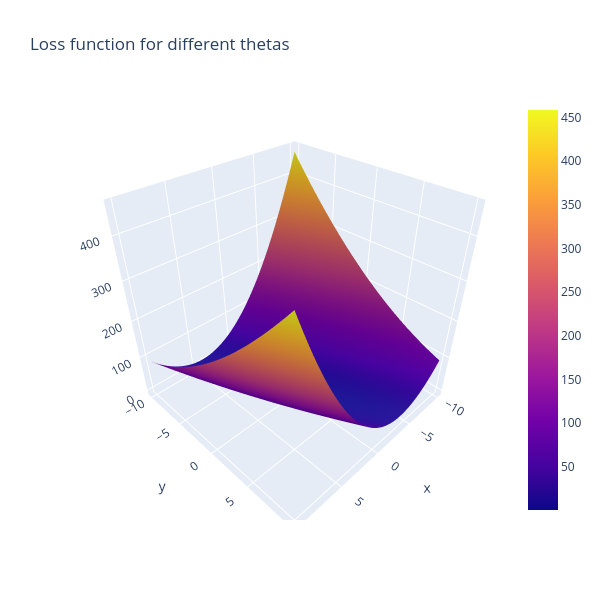

Notebook source saved alongside this figure:
### Code cell
#New loss path on the function.
line_marker = dict(color='#101010', width=2)
fig = go.Figure()
fig.add_surface(x=theta1_vals, y=theta0_vals, z=J_vals)
fig.add_scatter3d(x=theta1_history1, y=theta0_history1, z=J_history1, line=line_marker, name='')
#The below line adds a graph of just the loss over iterations in a 2D plane
plt.plot(theta0_history1, theta1_history1, 'r+');
fig.update_layout(title='Loss function for different thetas', autosize=True,
                  width=600, height=600, xaxis_title='theta0', 
                 yaxis_title='theta1')
fig.show()
# ---------- Matplotlib 2D plot  ----------
plt.figure(figsize=(6, 4))

plt.plot(theta0_history1, theta1_history1, 'r+')
plt.xlabel('theta0')
plt.ylabel('theta1')
plt.title('Gradient descent path (2D projection)')

plt.show()

### Figure 1 — Plotly figure (JSON) as saved in the notebook; plotly's stock layout.template omitted (floating-point values rounded to 4 significant figures; data arrays with more than 128 entries replaced by an {"elided": "..."} marker saying what was removed)
{"data": [{"type": "surface", "x": [-10, -9.798, -9.596, -9.394, -9.192, -8.99, -8.788, -8.586, -8.384, -8.182, -7.98, -7.778, -7.576, -7.374, -7.172, -6.97, -6.768, -6.566, -6.364, -6.162, -5.96, -5.758, -5.556, -5.354, -5.152, -4.949, -4.747, -4.545, -4.343, -4.141, -3.939, -3.737, -3.535, -3.333, -3.131, -2.929, -2.727, -2.525, -2.323, -2.121, -1.919, -1.717, -1.515, -1.313, -1.111, -0.9091, -0.7071, -0.5051, -0.303, -0.101, 0.101, 0.303, 0.5051, 0.7071, 0.9091, 1.111, 1.313, 1.515, 1.717, 1.919, 2.121, 2.323, 2.525, 2.727, 2.929, 3.131, 3.333, 3.535, 3.737, 3.939, 4.141, 4.343, 4.545, 4.747, 4.949, 5.152, 5.354, 5.556, 5.758, 5.96, 6.162, 6.364, 6.566, 6.768, 6.97, 7.172, 7.374, 7.576, 7.778, 7.98, 8.182, 8.384, 8.586, 8.788, 8.99, 9.192, 9.394, 9.596, 9.798, 10], "y": [-10, -9.798, -9.596, -9.394, -9.192, -8.99, -8.788, -8.586, -8.384, -8.182, -7.98, -7.778, -7.576, -7.374, -7.172, -6.97, -6.768, -6.566, -6.364, -6.162, -5.96, -5.758, -5.556, -5.354, -5.152, -4.949, -4.747, -4.545, -4.343, -4.141, -3.939, -3.737, -3.535, -3.333, -3.131, -2.929, -2.727, -2.525, -2.323, -2.121, -1.919, -1.717, -1.515, -1.313, -1.111, -0.9091, -0.7071, -0.5051, -0.303, -0.101, 0.101, 0.303, 0.5051, 0.7071, 0.9091, 1.111, 1.313, 1.515, 1.717, 1.919, 2.121, 2.323, 2.525, 2.727, 2.929, 3.131, 3.333, 3.535, 3.737, 3.939, 4.141, 4.343, 4.545, 4.747, 4.949, 5.152, 5.354, 5.556, 5.758, 5.96, 6.162, 6.364, 6.566, 6.768, 6.97, 7.172, 7.374, 7.576, 7.778, 7.98, 8.182, 8.384, 8.586, 8.788, 8.99, 9.192, 9.394, 9.596, 9.798, 10], "z": {"elided": "100x100 float values"}}, {"line": {"color": "#101010", "width": 2}, "name": "", "type": "scatter3d", "x": {"elided": "500 float values"}, "y": {"elided": "500 float values"}, "z": {"elided": "500 float values"}}], "layout": {"autosize": true, "height": 600, "title": {"text": "Loss function for different thetas"}, "width": 600, "xaxis": {"title": {"text": "theta0"}}, "yaxis": {"title": {"text": "theta1"}}}}
